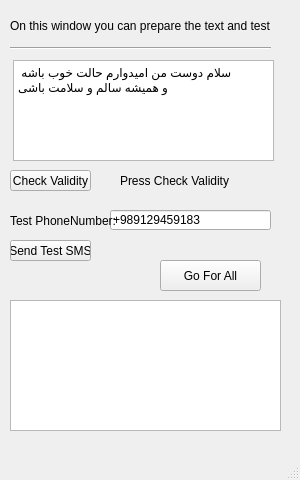
<?xml version="1.0" encoding="UTF-8"?>
<ui version="4.0">
 <class>MainWindow</class>
 <widget class="QMainWindow" name="MainWindow">
  <property name="geometry">
   <rect>
    <x>0</x>
    <y>0</y>
    <width>300</width>
    <height>480</height>
   </rect>
  </property>
  <property name="sizePolicy">
   <sizepolicy hsizetype="Fixed" vsizetype="Fixed">
    <horstretch>0</horstretch>
    <verstretch>0</verstretch>
   </sizepolicy>
  </property>
  <property name="minimumSize">
   <size>
    <width>300</width>
    <height>480</height>
   </size>
  </property>
  <property name="maximumSize">
   <size>
    <width>300</width>
    <height>480</height>
   </size>
  </property>
  <property name="windowTitle">
   <string>MainWindow</string>
  </property>
  <widget class="QWidget" name="centralwidget">
   <property name="sizePolicy">
    <sizepolicy hsizetype="Fixed" vsizetype="Preferred">
     <horstretch>0</horstretch>
     <verstretch>0</verstretch>
    </sizepolicy>
   </property>
   <widget class="QLabel" name="label">
    <property name="geometry">
     <rect>
      <x>10</x>
      <y>10</y>
      <width>261</width>
      <height>31</height>
     </rect>
    </property>
    <property name="text">
     <string>On this window you can prepare the text and test it</string>
    </property>
   </widget>
   <widget class="QTextBrowser" name="LogtextBrowser">
    <property name="geometry">
     <rect>
      <x>10</x>
      <y>300</y>
      <width>271</width>
      <height>131</height>
     </rect>
    </property>
   </widget>
   <widget class="QPushButton" name="Login_Button">
    <property name="geometry">
     <rect>
      <x>10</x>
      <y>170</y>
      <width>81</width>
      <height>21</height>
     </rect>
    </property>
    <property name="text">
     <string>Check Validity</string>
    </property>
   </widget>
   <widget class="Line" name="line_2">
    <property name="geometry">
     <rect>
      <x>10</x>
      <y>40</y>
      <width>261</width>
      <height>16</height>
     </rect>
    </property>
    <property name="orientation">
     <enum>Qt::Horizontal</enum>
    </property>
   </widget>
   <widget class="QLineEdit" name="lineEdit_2">
    <property name="geometry">
     <rect>
      <x>110</x>
      <y>210</y>
      <width>161</width>
      <height>20</height>
     </rect>
    </property>
    <property name="text">
     <string>+989129459183</string>
    </property>
   </widget>
   <widget class="QLabel" name="label_2">
    <property name="geometry">
     <rect>
      <x>120</x>
      <y>170</y>
      <width>111</width>
      <height>21</height>
     </rect>
    </property>
    <property name="text">
     <string>Press Check Validity</string>
    </property>
   </widget>
   <widget class="QLabel" name="label_3">
    <property name="geometry">
     <rect>
      <x>10</x>
      <y>210</y>
      <width>111</width>
      <height>21</height>
     </rect>
    </property>
    <property name="text">
     <string>Test PhoneNumber:</string>
    </property>
   </widget>
   <widget class="QPushButton" name="Login_Button_2">
    <property name="geometry">
     <rect>
      <x>10</x>
      <y>240</y>
      <width>81</width>
      <height>21</height>
     </rect>
    </property>
    <property name="text">
     <string>Send Test SMS</string>
    </property>
   </widget>
   <widget class="QPushButton" name="Login_Button_3">
    <property name="geometry">
     <rect>
      <x>160</x>
      <y>260</y>
      <width>101</width>
      <height>31</height>
     </rect>
    </property>
    <property name="text">
     <string>Go For All</string>
    </property>
   </widget>
   <widget class="QPlainTextEdit" name="plainTextEdit">
    <property name="geometry">
     <rect>
      <x>13</x>
      <y>60</y>
      <width>261</width>
      <height>101</height>
     </rect>
    </property>
    <property name="layoutDirection">
     <enum>Qt::LeftToRight</enum>
    </property>
    <property name="autoFillBackground">
     <bool>false</bool>
    </property>
    <property name="plainText">
     <string>سلام دوست من امیدوارم حالت خوب باشه 
و همیشه سالم و سلامت باشی</string>
    </property>
   </widget>
  </widget>
  <widget class="QMenuBar" name="menubar">
   <property name="geometry">
    <rect>
     <x>0</x>
     <y>0</y>
     <width>300</width>
     <height>21</height>
    </rect>
   </property>
  </widget>
  <widget class="QStatusBar" name="statusbar"/>
 </widget>
 <resources/>
 <connections/>
</ui>
